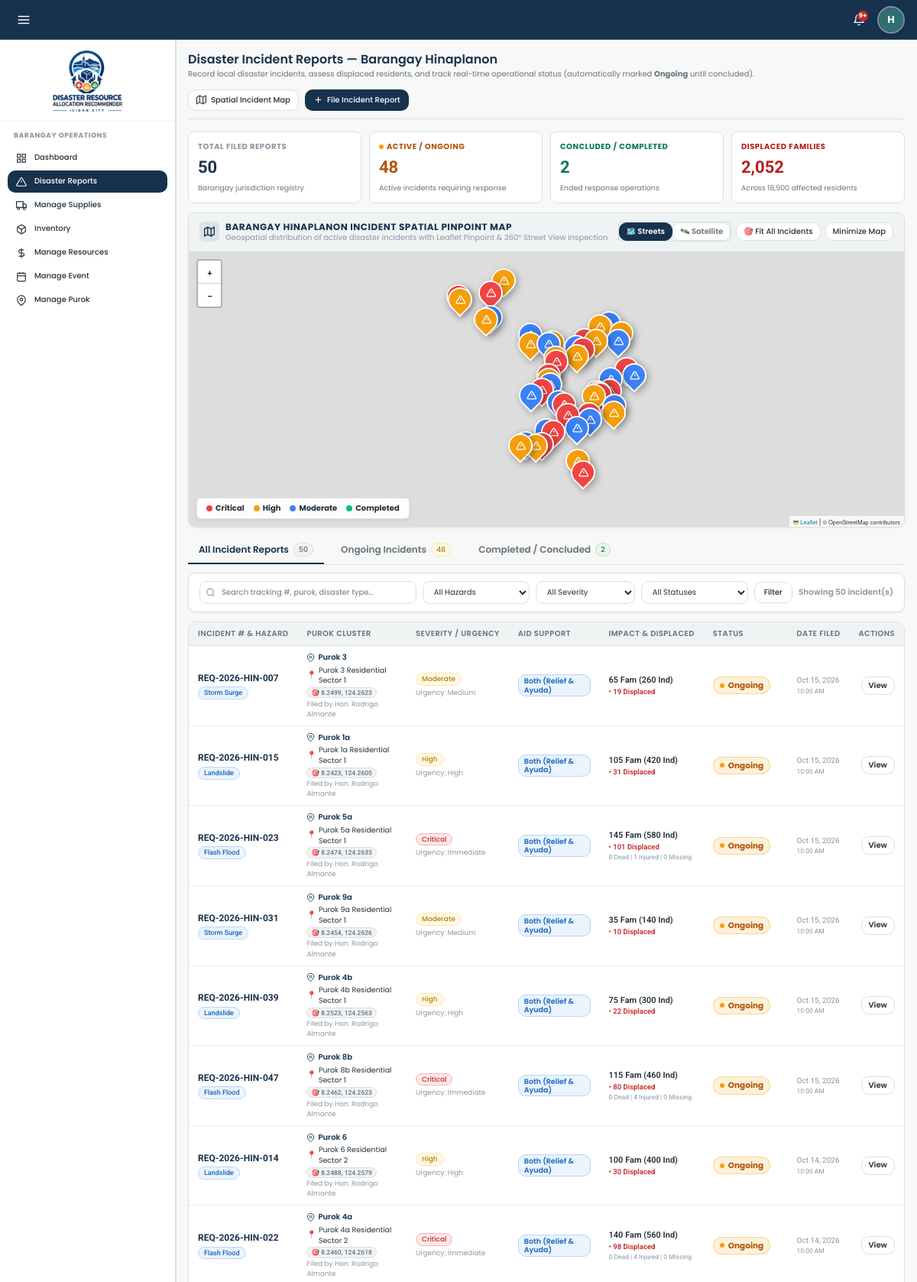
Screenshot of /views/barangay/disaster-reports.php (signed in, upper part) with the database file from the repository.
### tables this page shows
CREATE TABLE `barangays` (
  `id` int(11) NOT NULL AUTO_INCREMENT,
  `name` varchar(100) NOT NULL,
  `city` varchar(100) DEFAULT 'Iligan City',
  `status` enum('active','archived') NOT NULL DEFAULT 'active',
  `contact_person` varchar(100) DEFAULT NULL,
  `contact_number` varchar(30) DEFAULT NULL,
  `population` int(11) DEFAULT NULL,
  `total_households` int(11) DEFAULT NULL,
  `risk_level` enum('Low','Moderate','High','Critical') DEFAULT NULL,
  `area_radius` int(11) DEFAULT NULL COMMENT 'Geographic coverage and hazard radius of the area in meters',
  `coordinates_lat` decimal(10,6) NOT NULL,
  `coordinates_lng` decimal(10,6) NOT NULL,
  `created_at` datetime DEFAULT current_timestamp(),
  PRIMARY KEY (`id`),
  UNIQUE KEY `name` (`name`)
);

CREATE TABLE `disaster_reports` (
  `id` int(11) NOT NULL AUTO_INCREMENT,
  `tracking_code` varchar(50) NOT NULL,
  `barangay_id` int(11) NOT NULL,
  `purok_name` varchar(100) NOT NULL,
  `coordinates_lat` decimal(10,6) DEFAULT NULL,
  `coordinates_lng` decimal(10,6) DEFAULT NULL,
  `incident_location` varchar(255) DEFAULT NULL,
  `disaster_type` enum('Flood','Typhoon','Landslide','Earthquake','Fire','Storm Surge','Flash Flood') NOT NULL,
  `severity` enum('Low','Moderate','High','Critical') NOT NULL,
  `urgency` enum('Immediate','High','Medium','Low') NOT NULL,
  `aid_support` enum('resources','financial_aid','both') NOT NULL DEFAULT 'resources',
  `affected_families` int(11) NOT NULL DEFAULT 0,
  `affected_individuals` int(11) NOT NULL DEFAULT 0,
  `displaced_families` int(11) NOT NULL DEFAULT 0,
  `casualties_count` int(11) NOT NULL DEFAULT 0,
  `injuries_count` int(11) NOT NULL DEFAULT 0,
  `missing_count` int(11) NOT NULL DEFAULT 0,
  `requested_assistance` text NOT NULL,
  `situation_overview` text DEFAULT NULL,
  `resolution_notes` text DEFAULT NULL,
  `status` enum('Ongoing','Completed') NOT NULL DEFAULT 'Ongoing',
  `submitted_by` int(11) NOT NULL,
  `created_at` datetime DEFAULT current_timestamp(),
  `updated_at` datetime DEFAULT current_timestamp() ON UPDATE current_timestamp(),
  `completed_at` datetime DEFAULT NULL,
  PRIMARY KEY (`id`),
  UNIQUE KEY `tracking_code` (`tracking_code`),
  KEY `barangay_id` (`barangay_id`),
  KEY `submitted_by` (`submitted_by`),
  CONSTRAINT `disaster_reports_ibfk_1` FOREIGN KEY (`barangay_id`) REFERENCES `barangays` (`id`) ON DELETE CASCADE,
  CONSTRAINT `disaster_reports_ibfk_2` FOREIGN KEY (`submitted_by`) REFERENCES `users` (`id`) ON DELETE CASCADE
);

CREATE TABLE `users` (
  `id` int(11) NOT NULL AUTO_INCREMENT,
  `username` varchar(50) NOT NULL,
  `password` varchar(255) NOT NULL,
  `previous_password` varchar(255) DEFAULT NULL,
  `first_name` varchar(50) DEFAULT NULL,
  `last_name` varchar(50) DEFAULT NULL,
  `full_name` varchar(100) NOT NULL,
  `email` varchar(100) NOT NULL,
  `phone` varchar(20) NOT NULL,
  `gender` enum('Male','Female','Other') DEFAULT 'Male',
  `age` int(11) DEFAULT NULL,
  `image` varchar(255) DEFAULT NULL,
  `role` enum('icdrrmo','barangay_head','responder','resident') NOT NULL,
  `agency_id` int(11) DEFAULT NULL,
  `position` varchar(100) DEFAULT NULL,
  `availability` enum('Available','On Duty','Responding','Standby','Off Duty') NOT NULL DEFAULT 'Available',
  `barangay_id` int(11) DEFAULT NULL,
  `purok` varchar(100) DEFAULT NULL,
  `status` enum('active','inactive','pending','archived') DEFAULT 'active',
  `created_at` datetime DEFAULT current_timestamp(),
  `last_login` datetime DEFAULT NULL,
  PRIMARY KEY (`id`),
  UNIQUE KEY `username` (`username`),
  UNIQUE KEY `email` (`email`),
  KEY `barangay_id` (`barangay_id`),
  KEY `fk_users_agency` (`agency_id`),
  CONSTRAINT `fk_users_agency` FOREIGN KEY (`agency_id`) REFERENCES `agencies` (`id`) ON DELETE SET NULL,
  CONSTRAINT `users_ibfk_1` FOREIGN KEY (`barangay_id`) REFERENCES `barangays` (`id`) ON DELETE SET NULL
);

### views/barangay/disaster-reports.php (the view, shortened to what the rows shown need)
<?php
require_once __DIR__ . '/../../backend/services/Helpers.php';
$user = getCurrentUser();
$barangayId = (int) $user['barangay_id'];
$db = getDBConnection();
$bStmt = $db->prepare("SELECT * FROM barangays WHERE id = ?");
$bStmt->execute([$barangayId]);
$barangay = $bStmt->fetch(PDO::FETCH_ASSOC);
$sql = "
    SELECT dr.*, b.name AS barangay_name, u.full_name AS submitted_by_name,
           r.id AS recommendation_id, r.status AS recommendation_status, r.confidence_score
    FROM disaster_reports dr
    JOIN barangays b ON dr.barangay_id = b.id
    LEFT JOIN users u ON dr.submitted_by = u.id
    LEFT JOIN recommendations r ON dr.id = r.disaster_request_id
    WHERE dr.barangay_id = ?
";
$params = [$barangayId];
$sql .= " ORDER BY FIELD(dr.status, 'Ongoing', 'Completed'), dr.created_at DESC";
$stmt = $db->prepare($sql);
$stmt->execute($params);
$requests = $stmt->fetchAll(PDO::FETCH_ASSOC);
require_once __DIR__ . '/../layouts/header.php';
?>
<link rel="stylesheet" href="https://unpkg.com/leaflet@1.9.4/dist/leaflet.css"
 />
<main class="main-content">
  <div class="page-header">
    <div class="page-header-title-wrap">
      <h1>Disaster Incident Reports — Barangay <?= clean($barangay['name']) ?></h1>
      <p class="page-header-desc">
        Record local disaster incidents, assess displaced residents, and track real-time operational status
        (automatically marked <strong>Ongoing</strong> until concluded).
      </p>
    </div>
  </div>
  <div class="card" id="spatialIncidentMapCard"
    style="margin-bottom:var(--space-4, 16px);border:1px solid var(--color-border);overflow:hidden;">
    <div class="card-header"
      style="padding:10px 14px;background:var(--color-surface-subtle);display:flex;justify-content:space-between;align-items:center;flex-wrap:wrap;gap:8px;">
      <div style="display:flex;align-items:center;gap:8px;">
        <div>
          <h3
            style="margin:0;font-size:12px;font-weight:700;color:var(--color-primary);text-transform:uppercase;letter-spacing:0.5px;">
            Barangay <?= clean($barangay['name']) ?> Incident Spatial Pinpoint Map
          </h3>
          <span style="font-size:10px;color:var(--color-text-muted);">
            Geospatial distribution of active disaster incidents with Leaflet Pinpoint & 360° Street View inspection
          </span>
        </div>
      </div>
    </div>
  </div>
  <div class="table-responsive">
    <table class="data-table">
      <thead>
        <tr>
          <th>Incident # & Hazard</th>
          <th>Purok Cluster</th>
          <th>Severity / Urgency</th>
          <th>Aid Support</th>
          <th>Impact & Displaced</th>
          <th>Status</th>
          <th>Date Filed</th>
          <th style="text-align:right;">Actions</th>
        </tr>
      </thead>
      <tbody>
        <?php if (empty($requests)): ?>
          <tr>
            <td colspan="8" style="text-align:center;padding:36px;color:var(--color-text-muted);">
              <svg width="32" height="32" viewBox="0 0 24 24" fill="none" stroke="currentColor" stroke-width="1.5"
                style="margin:0 auto 8px;display:block;opacity:0.6;">
                <path d="M10.29 3.86L1.82 18a2 2 0 0 0 1.71 3h16.94a2 2 0 0 0 1.71-3L13.71 3.86a2 2 0 0 0-3.42 0z"></path>
              </svg>
              No disaster reports found for the selected criteria in Barangay <?= clean($barangay['name']) ?>.
            </td>
          </tr>
        <?php else: ?>
          <?php foreach ($requests as $r): ?>
            <tr>
              <td style="font-family:var(--font-secondary);">
                <div style="font-weight:700;color:var(--color-primary);font-size:12px;">
                  <?= clean($r['tracking_code']) ?>
                </div>
                <div style="display:inline-flex;align-items:center;gap:4px;margin-top:2px;">
                  <span class="badge badge-info" style="font-size:9px;"><?= clean($r['disaster_type']) ?></span>
                </div>
              </td>
              <td>
                <div style="font-weight:600;color:var(--color-primary);display:flex;align-items:center;gap:4px;">
                  <svg width="11" height="11" viewBox="0 0 24 24" fill="none" stroke="currentColor" stroke-width="2">
                    <path d="M21 10c0 7-9 13-9 13s-9-6-9-13a9 9 0 0 1 18 0z"></path>
                    <circle cx="12" cy="10" r="3"></circle>
                  </svg>
                  <?= clean($r['purok_name']) ?>
                </div>
                <?php if (!empty($r['incident_location'])): ?>
                  <div
                    style="font-size:9.5px;color:var(--color-text);margin-top:2px;display:flex;align-items:center;gap:3px;">
                    <span style="color:var(--color-text-muted);">📍</span> <?= clean($r['incident_location']) ?>
                  </div>
                <?php endif; ?>
                <?php if (!empty($r['coordinates_lat']) && !empty($r['coordinates_lng'])): ?>
                  <div style="display:inline-flex;align-items:center;gap:4px;margin-top:2px;">
                    <a href="javascript:void(0)"
                      onclick="focusIncidentOnOverviewMap(<?= (float) $r['coordinates_lat'] ?>, <?= (float) $r['coordinates_lng'] ?>, <?= (int) $r['id'] ?>)"
                      class="badge badge-neutral"
                      style="font-size:8.5px;text-decoration:none;font-family:var(--font-secondary);padding:1px 5px;"
                      title="Focus on Leaflet Map">
                      🎯 <?= number_format($r['coordinates_lat'], 4) ?>, <?= number_format($r['coordinates_lng'], 4) ?>
                    </a>
                  </div>
                <?php endif; ?>
                <div style="font-size:9px;color:var(--color-text-muted);margin-top:1px;">
                  Filed by <?= clean($r['submitted_by_name'] ?? 'Barangay Head') ?>
                </div>
              </td>
              <td>
                <div style="display:flex;flex-direction:column;gap:3px;align-items:flex-start;">
                  <?= renderStatusBadge($r['severity']) ?>
                  <span style="font-size:9px;color:var(--color-text-muted);">Urgency: <?= clean($r['urgency']) ?></span>
                </div>
              </td>
              <td>
                <?= renderAidSupportBadge($r['aid_support'] ?? 'resources') ?>
              </td>
              <td style="font-family:var(--font-secondary);font-size:11px;">
                <div style="font-weight:600;color:var(--color-text);">
                  <?= number_format($r['affected_families']) ?> Fam (<?= number_format($r['affected_individuals']) ?> Ind)
                </div>
                <?php if ((int) $r['displaced_families'] > 0): ?>
                  <div style="font-size:9.5px;color:var(--color-danger);font-weight:600;">
                    • <?= number_format($r['displaced_families']) ?> Displaced
                  </div>
                <?php endif; ?>
                <?php if ((int) $r['casualties_count'] > 0 || (int) $r['injuries_count'] > 0 || (int) $r['missing_count'] > 0): ?>
                  <div style="font-size:8.5px;color:var(--color-text-muted);">
                    <?= (int) $r['casualties_count'] ?> Dead | <?= (int) $r['injuries_count'] ?> Injured |
                    <?= (int) $r['missing_count'] ?> Missing
                  </div>
                <?php endif; ?>
              </td>
              <td>
                <?php if ($r['status'] === 'Ongoing'): ?>
                  <span class="badge-ongoing-pulse">Ongoing</span>
                <?php endif; ?>
              </td>
              <td
                style="font-size:10px;color:var(--color-text-muted);font-family:var(--font-secondary);white-space:nowrap;">
                <?= formatDate($r['created_at'], 'M d, Y') ?>
                <div style="font-size:8.5px;color:var(--color-text-muted);"><?= formatDate($r['created_at'], 'h:i A') ?>
                </div>
              </td>
              <td style="text-align:right;">
                <a href="<?= BASE_URL ?>/views/barangay/disaster-report-details.php?id=<?= (int) $r['id'] ?>"
                  class="btn btn-outline btn-sm"
                  style="padding:3px 9px;font-size:10px;font-weight:600;text-decoration:none;">
                  View
                </a>
              </td>
            </tr>
          <?php endforeach; ?>
        <?php endif; ?>
      </tbody>
    </table>
  </div>
</main>
<?php require_once __DIR__ . '/../layouts/footer.php'; ?>

### backend/services/Helpers.php (shortened to what the rows shown need)
<?php
if (!function_exists('formatDate')) {
function formatDate($datetime, $format = 'M d, Y h:i A') {
    try {
        $dt = new DateTime($datetime);
        return $dt->format($format);
    } catch (Exception $e) {
        return $datetime;
    }
}
}
if (!function_exists('clean')) {
function clean($str) {
    return htmlspecialchars(trim((string)$str), ENT_QUOTES, 'UTF-8');
}
}
if (!function_exists('renderStatusBadge')) {
function renderStatusBadge($status) {
    $statusMap = [
        'active' => ['class' => 'badge-success', 'label' => 'Active'],
        'inactive' => ['class' => 'badge-danger', 'label' => 'Deactivated'],
        'deactivated' => ['class' => 'badge-danger', 'label' => 'Deactivated'],
        'pending' => ['class' => 'badge-warning', 'label' => 'Pending'],
        'archived' => ['class' => 'badge-neutral', 'label' => 'Archived'],
        'Submitted' => ['class' => 'badge-info', 'label' => 'Submitted'],
        'Under Review' => ['class' => 'badge-warning', 'label' => 'Under Review'],
        'Recommendation Ready' => ['class' => 'badge-info', 'label' => 'Recommendation Ready'],
        'Approved' => ['class' => 'badge-success', 'label' => 'Approved'],
        'Allocated' => ['class' => 'badge-success', 'label' => 'Allocated'],
        'Dispatched' => ['class' => 'badge-info', 'label' => 'Dispatched'],
        'Completed' => ['class' => 'badge-success', 'label' => 'Completed'],
        'Rejected' => ['class' => 'badge-danger', 'label' => 'Rejected'],
        'Pending Review' => ['class' => 'badge-warning', 'label' => 'Pending Review'],
        'Modified' => ['class' => 'badge-info', 'label' => 'Modified & Approved'],
        'Open / Active' => ['class' => 'badge-danger', 'label' => 'Open / Active'],
        'Standby' => ['class' => 'badge-neutral', 'label' => 'Standby'],
        'At Capacity' => ['class' => 'badge-danger', 'label' => 'At Capacity'],
        'Closed' => ['class' => 'badge-neutral', 'label' => 'Closed'],
        'Scheduled' => ['class' => 'badge-info', 'label' => 'Scheduled'],
        'Ongoing' => ['class' => 'badge-warning', 'label' => 'Ongoing'],
        'Ended' => ['class' => 'badge-warning', 'label' => 'Ended'],
        'Finished' => ['class' => 'badge-warning', 'label' => 'Finished'],
        'Cancelled' => ['class' => 'badge-danger', 'label' => 'Cancelled'],
        'Available' => ['class' => 'badge-success', 'label' => 'Available'],
        'Responding' => ['class' => 'badge-warning', 'label' => 'Responding'],
        'On Site' => ['class' => 'badge-danger', 'label' => 'On Site'],
        'Low' => ['class' => 'badge-neutral', 'label' => 'Low'],
        'Moderate' => ['class' => 'badge-warning', 'label' => 'Moderate'],
        'High' => ['class' => 'badge-warning', 'label' => 'High'],
        'Critical' => ['class' => 'badge-danger', 'label' => 'Critical'],
        'Immediate' => ['class' => 'badge-danger', 'label' => 'Immediate']
    ];
    $badge = $statusMap[$status] ?? ['class' => 'badge-neutral', 'label' => clean($status)];
    return '<span class="badge ' . $badge['class'] . '">' . $badge['label'] . '</span>';
}
}
if (!function_exists('renderAidSupportBadge')) {
function renderAidSupportBadge($aidSupport) {
    $aid = strtolower(trim((string)$aidSupport));
    if ($aid === 'financial_aid') {
        return '<span class="badge badge-success" style="font-size:9.5px;font-weight:600;">Financial Aid</span>';
    } elseif ($aid === 'both') {
        return '<span class="badge badge-info" style="font-size:9.5px;font-weight:600;">Both (Relief & Ayuda)</span>';
    } else {
        return '<span class="badge badge-neutral" style="font-size:9.5px;font-weight:600;">Resources</span>';
    }
}
}

### rows the page displays
barangays: name "Hinaplanon", name "HINAPLANON"
disaster_reports: tracking_code "REQ-2026-HIN-007", disaster_type "Storm Surge", purok_name "Purok 3", incident_location "Purok 3 Residential Sector 1", coordinates_lat "8.2499", coordinates_lng "124.2623", submitted_by.full_name "Hon. Rodrigo Almonte", severity "Moderate", urgency "Medium", aid_support "Both (Relief & Ayuda)", affected_families "65", affected_individuals "260", displaced_families "19", status "Ongoing", created_at "Oct 15, 2026", created_at "10:00 AM"
disaster_reports: tracking_code "REQ-2026-HIN-015", disaster_type "Landslide", purok_name "Purok 1a", incident_location "Purok 1a Residential Sector 1", coordinates_lat "8.2423", coordinates_lng "124.2605", submitted_by.full_name "Hon. Rodrigo Almonte", severity "High", urgency "High", aid_support "Both (Relief & Ayuda)", affected_families "105", affected_individuals "420", displaced_families "31", status "Ongoing", created_at "Oct 15, 2026", created_at "10:00 AM"
disaster_reports: tracking_code "REQ-2026-HIN-023", disaster_type "Flash Flood", purok_name "Purok 5a", incident_location "Purok 5a Residential Sector 1", coordinates_lat "8.2474", coordinates_lng "124.2633", submitted_by.full_name "Hon. Rodrigo Almonte", severity "Critical", urgency "Immediate", aid_support "Both (Relief & Ayuda)", affected_families "145", affected_individuals "580", displaced_families "101", casualties_count "0", injuries_count "1", missing_count "0", status "Ongoing", created_at "Oct 15, 2026", created_at "10:00 AM"
disaster_reports: tracking_code "REQ-2026-HIN-031", disaster_type "Storm Surge", purok_name "Purok 9a", incident_location "Purok 9a Residential Sector 1", coordinates_lat "8.2454", coordinates_lng "124.2626", submitted_by.full_name "Hon. Rodrigo Almonte", severity "Moderate", urgency "Medium", aid_support "Both (Relief & Ayuda)", affected_families "35", affected_individuals "140", displaced_families "10", status "Ongoing", created_at "Oct 15, 2026", created_at "10:00 AM"
disaster_reports: tracking_code "REQ-2026-HIN-039", disaster_type "Landslide", purok_name "Purok 4b", incident_location "Purok 4b Residential Sector 1", coordinates_lat "8.2523", coordinates_lng "124.2563", submitted_by.full_name "Hon. Rodrigo Almonte", severity "High", urgency "High", aid_support "Both (Relief & Ayuda)", affected_families "75", affected_individuals "300", displaced_families "22", status "Ongoing", created_at "Oct 15, 2026", created_at "10:00 AM"
disaster_reports: tracking_code "REQ-2026-HIN-047", disaster_type "Flash Flood", purok_name "Purok 8b", incident_location "Purok 8b Residential Sector 1", coordinates_lat "8.2462", coordinates_lng "124.2623", submitted_by.full_name "Hon. Rodrigo Almonte", severity "Critical", urgency "Immediate", aid_support "Both (Relief & Ayuda)", affected_families "115", affected_individuals "460", displaced_families "80", casualties_count "0", injuries_count "4", missing_count "0", status "Ongoing", created_at "Oct 15, 2026", created_at "10:00 AM"
disaster_reports: tracking_code "REQ-2026-HIN-014", disaster_type "Landslide", purok_name "Purok 6", incident_location "Purok 6 Residential Sector 2", coordinates_lat "8.2488", coordinates_lng "124.2579", submitted_by.full_name "Hon. Rodrigo Almonte", severity "High", urgency "High", aid_support "Both (Relief & Ayuda)", affected_families "100", affected_individuals "400", displaced_families "30", status "Ongoing", created_at "Oct 14, 2026", created_at "10:00 AM"
disaster_reports: tracking_code "REQ-2026-HIN-022", disaster_type "Flash Flood", purok_name "Purok 4a", incident_location "Purok 4a Residential Sector 2", coordinates_lat "8.2460", coordinates_lng "124.2618", submitted_by.full_name "Hon. Rodrigo Almonte", severity "Critical", urgency "Immediate", aid_support "Both (Relief & Ayuda)", affected_families "140", affected_individuals "560", displaced_families "98", casualties_count "0", injuries_count "4", missing_count "0", status "Ongoing", created_at "Oct 14, 2026", created_at "10:00 AM"

### other values shown
$countAll "50"
$countOngoing "48"
$countCompleted "2"
$stats['total_displaced_families'] "2,052"
$stats['total_affected_individuals'] "18,900"
count($requests) "50"
